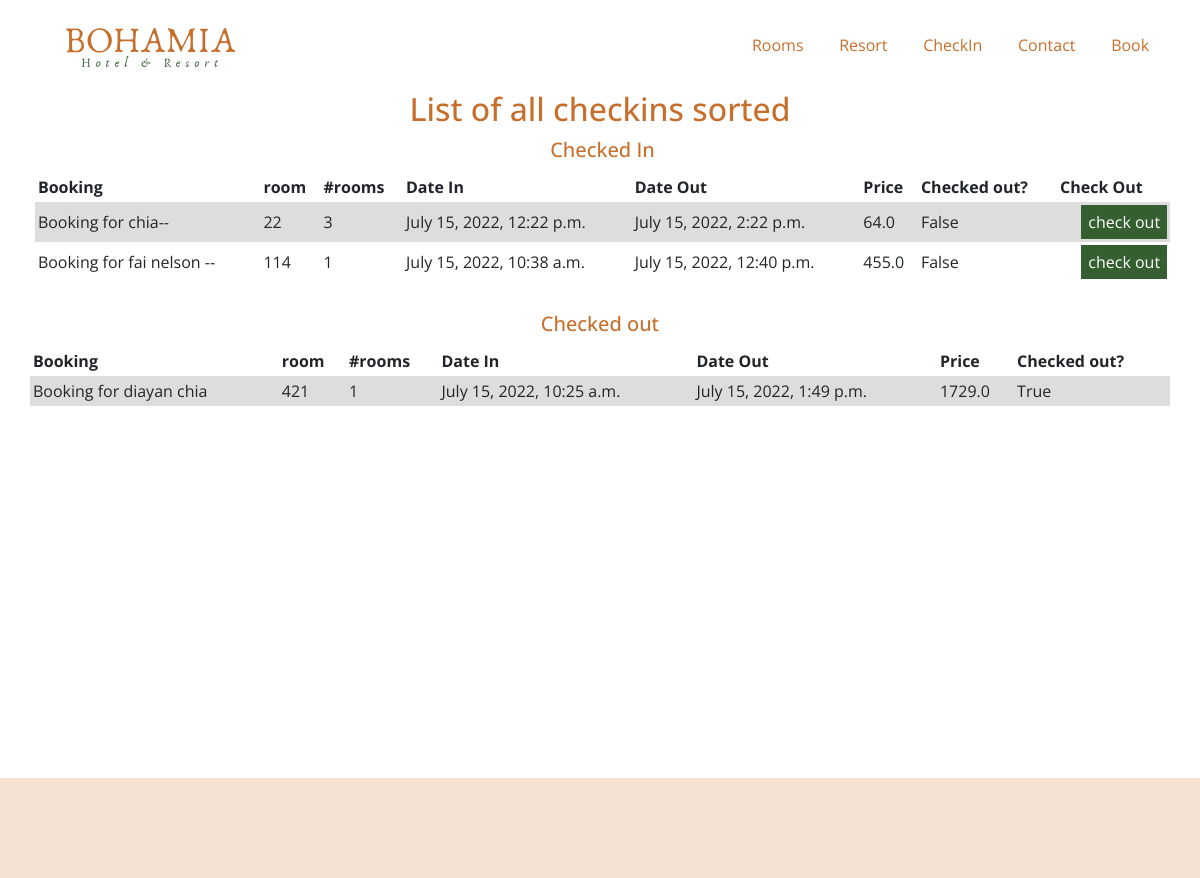
Screenshot of /hotel/addcheckin/ with the database file from the repository.
### hotel/models.py (models this page shows, shortened)
class Checkings(models.Model):
    booking=models.OneToOneField(Booking, related_name='booking', on_delete=models.CASCADE)
    checkin_room=models.CharField(max_length=100 )
    checkin_date=models.DateTimeField(auto_now_add=True)
    checkout_date=models.DateTimeField()
    check_in=models.BooleanField(default=False, null=True)
    check_out_status=models.BooleanField(default=False  ,blank=True, null=True)

class Booking(models.Model):
    customer= models.CharField(max_length=50,null=True)
    email= models.EmailField(max_length=50,null=True)
    address= models.CharField(max_length=50,null=True)
    room_type= models.ForeignKey(Roomtype, on_delete=models.CASCADE,)
    number_of_rooms=models.IntegerField(null=True)
    Date_in= models.DateField(null=True)
    Date_out= models.DateField(null=True)
    book_price=models.FloatField(null=True)
    booking_complete= models.BooleanField(default=False)
    check_in_status=models.BooleanField(default=False  , null=True)
    def __str__(self):
        return f' Booking for {self.customer}'

### hotel/views.py (the view)
# urls.py: path('addcheckin/', views.addcheckin, name='addcheckin'),
def addcheckin(request):
    if request.method=='POST':
        check_status=request.POST.get('checkin?')
        bookingid=request.POST.get('booking_id')
        assigned_room=request.POST.get('room_number')
        roomcategory=request.POST.get('booking_roomtype')
        checked_booking=Booking.objects.all().filter(id=bookingid)[0]
        room=Roomtype.objects.all().filter(room_type__contains=roomcategory)[0]
        booked_rooms= checked_booking.number_of_rooms
        print('ye ye ye')
        print(room)
        if room.number-booked_rooms>0:
            checked_booking.check_in_status=check_status
            checked_booking.save()
            checkindetails=Checkings()
            checkindetails.booking=checked_booking
            checkindetails.check_in=True
            checkindetails.room_category=checked_booking.room_type
            checkindetails.checkin_room=assigned_room
            checkindetails.checkout_date=datetime.now()
            checkindetails.save()
            print('ye ye ye')
            print(room)
            room.number=room.number-booked_rooms
            room.save()
            bookings=Checkings.objects.all().filter(check_in=True)
            context={
                'bookings':bookings,
            }
            return redirect('addcheckin')
        else:
            return HttpResponse(' <h2 style=" color:red; padding:5%;"> Insufficiently available rooms of type  </h2>')
    else:
         bookinglist=Checkings.objects.all().filter(check_in=True) #checked in
         bookingsout=bookinglist.filter(check_out_status=True).order_by('-checkout_date') # checked in and  checked out
         bookingsin=bookinglist.filter(check_out_status=False).order_by('-checkin_date')# checked in and not checked out
         context={
            'bookingsout':bookingsout,
            'bookingsin':bookingsin,
        }
    return render (request,'hotel/addcheckin.html', context)

### hotel/templates/hotel/addcheckin.html (shortened to what this page needs)
{% extends 'base.html'%}
{% load static %}
{% block content %}
<h2> List of all checkins sorted </h2>
<div class="checkincontainer">
<div class="checkresult">
    <h5> Checked In</h5>
    <table>
        <tbody>
            <tr>
                <th>  Booking</th>
                <th>room</th>
                <th>#rooms</th>
                <th>Date In</th>
                <th>Date Out</th>
                <th>Price</th>
                <th>Checked out?</th>
                <th> Check Out</th>
            </tr>
            {% for checking in bookingsin %}
            <tr>
                <td>{{checking.booking}}--</td>
                <td>{{checking.checkin_room}}</td>
                <td>{{checking.booking.number_of_rooms}} </td>
                <td>{{checking.checkin_date}} </td>
                <td> {{checking.checkout_date}}</td>
                <td>{{checking.booking.book_price}} </td>
                <td> {{checking.check_out_status}}</td>
                <td class="var1">
                    <form action="{% url 'checkout' %}" method="post">
                    <button type="submit" class="btn searchbtn " >check out</button>
                </td>
            </tr>
            {% endfor %}
        </tbody>
    </table>
    </div>
<h5> Checked out</h5>
    <table>
        <tbody>
            <tr>
                <th>  Booking</th>
                <th>room</th>
                <th>#rooms</th>
                <th>Date In</th>
                <th>Date Out</th>
                <th>Price</th>
                <th>Checked out?</th>
            </tr>
            {% for checking in bookingsout %}
            <tr>
                <td>{{checking.booking}}</td>
                <td>{{checking.checkin_room}}</td>
                <td>{{checking.booking.number_of_rooms}}</td>
                <td>{{checking.checkin_date}}</td>
                <td> {{checking.checkout_date}}</td>
                <td>{{checking.booking.book_price}}</td>
                <td> {{checking.check_out_status}}</td>
            </tr>
            {% endfor %}
        </tbody>
    </table>
    </div>
{% endblock %}

### static/css/bohamiastyle.css (style rules this page uses)
* { padding:0px; margin: 0px; box-sizing: border-box; }
body { font-family: 'Open Sans', sans-serif; }
.btn,.book { padding:2% 4%; font-family: 'Open Sans', sans-serif; background-color: #355f31; color: white; border:none; display: block; margin: auto; text-align: center; }

### hotel/templates/hotel/addcheckin.html (style rules this page uses)
.checkincontainer { height:80vh }
.searchbtn { padding: 5px 7px; border-radius: 0; display: inline-block; }
h2,h3,h5 { text-align: center; color:#c66f2c; margin-bottom: 10px; }
.checkresult { margin-left:5px; overflow-x:auto; }
table { width:95%; margin: auto; margin-bottom: 30px; }
th,td { padding:3px }
tr:nth-child(even) { background-color: #dddddd; }
.var1 { text-align: right; }

### rows the page displays
Checkings: booking "Booking for chia", checkin_room "22", booking.number_of_rooms "3", checkin_date "July 15, 2022, 12:22 p.m.", checkout_date "July 15, 2022, 2:22 p.m.", booking.book_price "64.0", check_out_status "False"
Checkings: booking "Booking for fai nelson", checkin_room "114", booking.number_of_rooms "1", checkin_date "July 15, 2022, 10:38 a.m.", checkout_date "July 15, 2022, 12:40 p.m.", booking.book_price "455.0", check_out_status "False"
Checkings: booking "Booking for diayan chia", checkin_room "421", booking.number_of_rooms "1", checkin_date "July 15, 2022, 10:25 a.m.", checkout_date "July 15, 2022, 1:49 p.m.", booking.book_price "1729.0", check_out_status "True"
